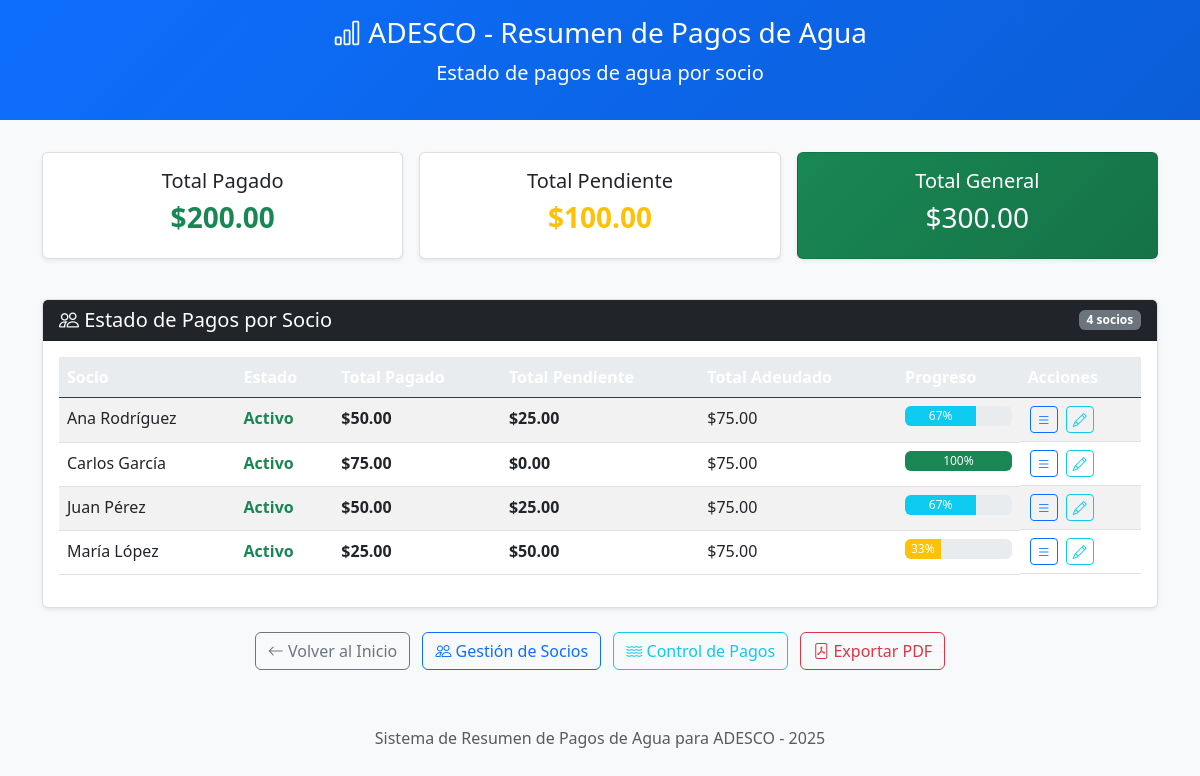
/payment_summary.php, run on the app's committed database.
### tables this page shows
CREATE TABLE members (
    id INT AUTO_INCREMENT PRIMARY KEY,
    name VARCHAR(255) NOT NULL,
    address VARCHAR(255),
    phone VARCHAR(20),
    email VARCHAR(255),
    registration_date DATE NOT NULL,
    status ENUM('active', 'inactive') DEFAULT 'active',
    created_at TIMESTAMP DEFAULT CURRENT_TIMESTAMP,
    updated_at TIMESTAMP DEFAULT CURRENT_TIMESTAMP ON UPDATE CURRENT_TIMESTAMP
);

### payment_summary.php (the view, shortened to what this page needs)
<?php
$conn = getConnection();
$sql = "SELECT
            m.id,
            m.name,
            m.email,
            m.phone,
            m.status,
            COALESCE(SUM(CASE WHEN wp.status = 'paid' THEN wp.amount ELSE 0 END), 0) AS total_paid,
            COALESCE(SUM(CASE WHEN wp.status = 'pending' THEN wp.amount ELSE 0 END), 0) AS total_pending,
            COALESCE(COUNT(wp.id), 0) AS total_payments
        FROM members m
        LEFT JOIN water_payments wp ON m.id = wp.member_id
        GROUP BY m.id, m.name, m.email, m.phone, m.status
        ORDER BY m.name";
$stmt = $conn->query($sql);
$members_summary = $stmt->fetchAll(PDO::FETCH_ASSOC);
$total_system_paid = 0;
$total_system_pending = 0;
foreach($members_summary as $member) {
    $total_system_paid += $member['total_paid'];
    $total_system_pending += $member['total_pending'];
}
?>
<!DOCTYPE html>
<html lang="es">
<head>
    <link href="https://cdn.jsdelivr.net/npm/bootstrap@5.3.0/dist/css/bootstrap.min.css" rel="stylesheet">
    <link rel="stylesheet" href="https://cdn.jsdelivr.net/npm/bootstrap-icons@1.7.2/font/bootstrap-icons.css">
</head>
<body>
    <div class="header">
        <div class="container">
            <div class="row">
                <div class="col-12 text-center">
                    <h1 class="h3"><i class="bi bi-bar-chart"></i> ADESCO - Resumen de Pagos de Agua</h1>
                    <p class="lead small">Estado de pagos de agua por socio</p>
                </div>
            </div>
        </div>
    </div>
    <div class="container">
        <div class="balance-grid">
            <div class="card text-center">
                <div class="card-body">
                    <h5 class="card-title">Total Pagado</h5>
                    <h3 class="h3 paid">$<?php echo number_format($total_system_paid, 2); ?></h3>
                </div>
            </div>
            <div class="card text-center">
                <div class="card-body">
                    <h5 class="card-title">Total Pendiente</h5>
                    <h3 class="h3 pending">$<?php echo number_format($total_system_pending, 2); ?></h3>
                </div>
            </div>
            <div class="card balance-card text-center">
                <div class="card-body">
                    <h5 class="card-title">Total General</h5>
                    <h3 class="h3">$<?php echo number_format($total_system_paid + $total_system_pending, 2); ?></h3>
                </div>
            </div>
        </div>
        <div class="card">
            <div class="card-header bg-dark text-white d-flex flex-wrap justify-content-between align-items-center gap-2">
                <h3 class="h5 mb-0"><i class="bi bi-people"></i> Estado de Pagos por Socio</h3>
                <span class="badge bg-secondary"><?php echo count($members_summary); ?> socios</span>
            </div>
            <div class="card-body">
                <?php if (count($members_summary) > 0): ?>
                    <div class="table-responsive">
                        <table class="table table-striped table-hover">
                            <thead class="table-dark">
                                <tr>
                                    <th>Socio</th>
                                    <th>Estado</th>
                                    <th>Total Pagado</th>
                                    <th>Total Pendiente</th>
                                    <th>Total Adeudado</th>
                                    <th>Progreso</th>
                                    <th>Acciones</th>
                                </tr>
                            </thead>
                            <tbody>
                                <?php foreach ($members_summary as $member):
                                    $total_owed = $member['total_paid'] + $member['total_pending'];
                                    $progress_percentage = $total_owed > 0 ? ($member['total_paid'] / $total_owed) * 100 : 0;
                                ?>
                                    <tr>
                                        <td><?php echo htmlspecialchars($member['name']); ?></td>
                                        <td>
                                            <span class="<?php echo $member['status'] == 'active' ? 'status-active' : 'status-inactive'; ?>">
                                                <?php echo $member['status'] == 'active' ? 'Activo' : 'Inactivo'; ?>
                                            </span>
                                        </td>
                                        <td class="paid">$<?php echo number_format($member['total_paid'], 2); ?></td>
                                        <td class="pending">$<?php echo number_format($member['total_pending'], 2); ?></td>
                                        <td>$<?php echo number_format($total_owed, 2); ?></td>
                                        <td>
                                            <div class="progress" title="Progreso de pago: <?php echo number_format($progress_percentage, 1); ?>%">
                                                <div class="progress-bar
                                                    <?php
                                                        if ($progress_percentage == 100) echo 'bg-success';
                                                        elseif ($progress_percentage > 50) echo 'bg-info';
                                                        else echo 'bg-warning';
                                                    ?>"
                                                     role="progressbar"
                                                     style="width: <?php echo $progress_percentage; ?>%">
                                                    <?php echo number_format($progress_percentage, 0); ?>%
                                                </div>
                                            </div>
                                        </td>
                                        <td class="d-flex flex-wrap gap-1">
                                            <a href="water_payments.php?member_id=<?php echo $member['id']; ?>" class="btn btn-sm btn-outline-primary action-btn" title="Ver/Editar pagos">
                                                <i class="bi bi-list"></i>
                                            </a>
                                            <a href="members.php?edit=<?php echo $member['id']; ?>" class="btn btn-sm btn-outline-info action-btn" title="Editar socio">
                                                <i class="bi bi-pencil"></i>
                                            </a>
                                        </td>
                                    </tr>
                                <?php endforeach; ?>
                            </tbody>
                        </table>
                    </div>
                <?php endif; ?>
            </div>
        </div>
        <div class="row mt-4">
            <div class="col-12 text-center">
                <a href="index.php" class="btn btn-outline-secondary me-2 mb-2">
                    <i class="bi bi-arrow-left"></i> Volver al Inicio
                </a>
                <a href="members.php" class="btn btn-outline-primary me-2 mb-2">
                    <i class="bi bi-people"></i> Gestión de Socios
                </a>
                <a href="water_payments.php" class="btn btn-outline-info me-2 mb-2">
                    <i class="bi bi-water"></i> Control de Pagos
                </a>
                <a href="payment_summary_pdf.php" target="_blank" class="btn btn-outline-danger mb-2">
                    <i class="bi bi-file-pdf"></i> Exportar PDF
                </a>
            </div>
        </div>
        <footer class="mt-5 mb-4 text-center text-muted">
            <p>Sistema de Resumen de Pagos de Agua para ADESCO - <?php echo date('Y'); ?></p>
        </footer>
    </div>
</body>
</html>

### payment_summary.php (style rules this page uses)
body { background-color: #f8f9fa; padding-bottom: 20px; }
.header { background: linear-gradient(135deg, #0d6efd, #0b5ed7); color: white; padding: 1rem 0; margin-bottom: 2rem; }
.card { box-shadow: 0 0.125rem 0.25rem rgba(0, 0, 0, 0.075); border: 1px solid rgba(0, 0, 0, 0.125); margin-bottom: 1rem; }
.balance-card { background: linear-gradient(135deg, #198754, #157347); color: white; }
.paid { color: #198754; font-weight: bold; }
.pending { color: #ffc107; font-weight: bold; }
.table th { background-color: #e9ecef; }
.action-btn { margin: 0 2px; padding: 2px 6px; }
.status-active { color: #198754; font-weight: bold; }
.progress { height: 20px; }
.balance-grid { display: grid; grid-template-columns: repeat(auto-fit, minmax(250px, 1fr)); gap: 1rem; margin-bottom: 1.5rem; }

### data on the page
members: name "Ana Rodríguez", status "Activo", total_paid "50.00", total_pending "25.00", total_owed "75.00", $progress_percentage 66.666666666667 (drawn), progress_percentage "67"
members: name "Carlos García", status "Activo", total_paid "75.00", total_pending "0.00", total_owed "75.00", progress_percentage "100"
members: name "Juan Pérez", status "Activo", total_paid "50.00", total_pending "25.00", total_owed "75.00", $progress_percentage 66.666666666667 (drawn), progress_percentage "67"
members: name "María López", status "Activo", total_paid "25.00", total_pending "50.00", total_owed "75.00", $progress_percentage 33.333333333333 (drawn), progress_percentage "33"

### other printed values
$total_system_paid "200.00"
$total_system_pending "100.00"
$total_system_paid + $total_system_pending "300.00"
count($members_summary) "4"
